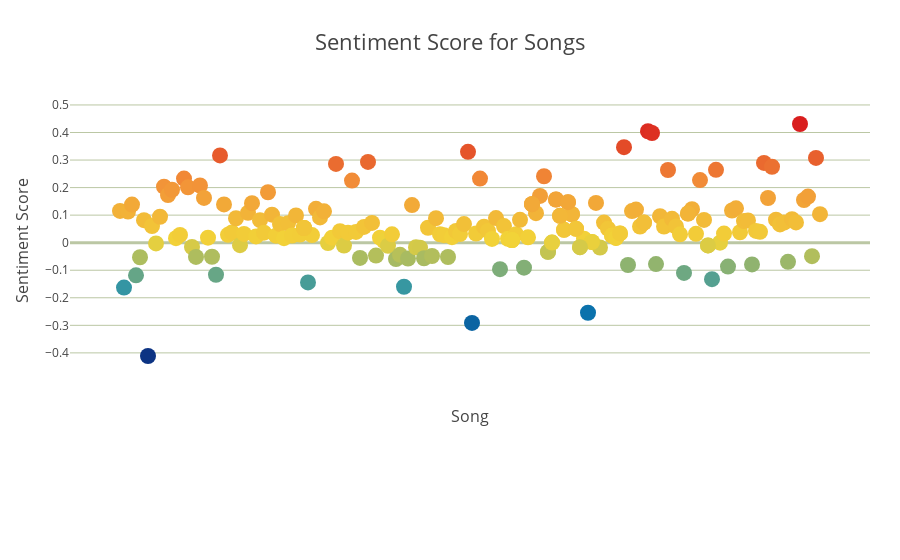

The code cell stored with this chart in its notebook:
### Markdown cell above
### Plot Sentiment Scores for Songs

### Code cell
trace1 = go.Scatter(
    x= df_songMetrics['song'],
    y= df_songMetrics['sentiment'],
    mode='markers',
    marker=dict(
        size=16,
        color = df_songMetrics['sentiment'], #set color equal to a variable
        colorscale='Portland'),
    text= df_songMetrics['song'])
data = [trace1]

layout = go.Layout(
        title = 'Sentiment Score for Songs',
        hovermode= 'closest',
        titlefont = dict(size=22),
         xaxis = dict(
            title = 'Song',
            titlefont = dict(size=16),
            showticklabels=False,
            showgrid=False),
         yaxis = dict(
            title = 'Sentiment Score',
            titlefont = dict(size=16),
            autorange = True,
            showgrid = True,
            zeroline = True,
            dtick = 0.1,
            gridcolor = '#BBC7A4',
            gridwidth = 1,
            zerolinecolor = '#BBC7A4',
            zerolinewidth = 3),
        margin = dict(
            l = 70,
            r = 30,
            b = 180,
            t = 100),
        showlegend=False)

fig = dict(data=data,layout=layout)
iplot(fig, filename='sentiment')

### Figure 1 — Plotly figure (JSON) as saved in the notebook; plotly's stock layout.template omitted (floating-point values rounded to 4 significant figures; data arrays with more than 128 entries replaced by an {"elided": "..."} marker saying what was removed)
{"data": [{"marker": {"color": {"elided": "198 float values"}, "colorscale": "Portland", "size": 16}, "mode": "markers", "text": {"elided": "198 str values"}, "type": "scatter", "x": {"elided": "198 str values"}, "y": {"elided": "198 float values"}}], "layout": {"hovermode": "closest", "margin": {"b": 180, "l": 70, "r": 30, "t": 100}, "showlegend": false, "title": "Sentiment Score for Songs", "titlefont": {"size": 22}, "xaxis": {"showgrid": false, "showticklabels": false, "title": "Song", "titlefont": {"size": 16}}, "yaxis": {"autorange": true, "dtick": 0.1, "gridcolor": "#BBC7A4", "gridwidth": 1, "showgrid": true, "title": "Sentiment Score", "titlefont": {"size": 16}, "zeroline": true, "zerolinecolor": "#BBC7A4", "zerolinewidth": 3}}}
